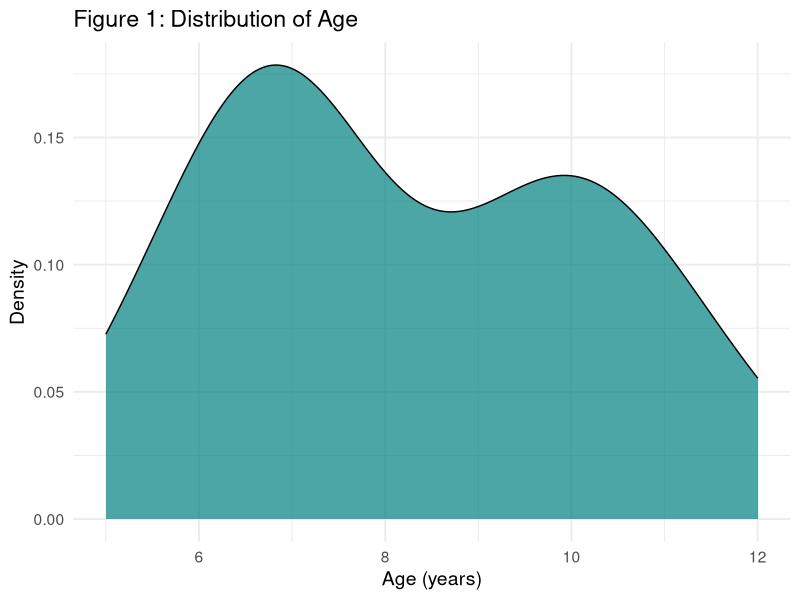
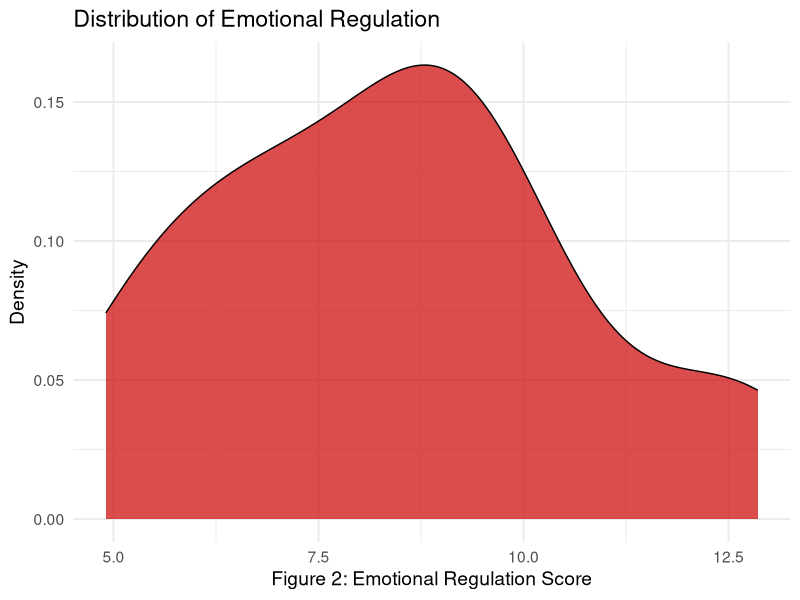
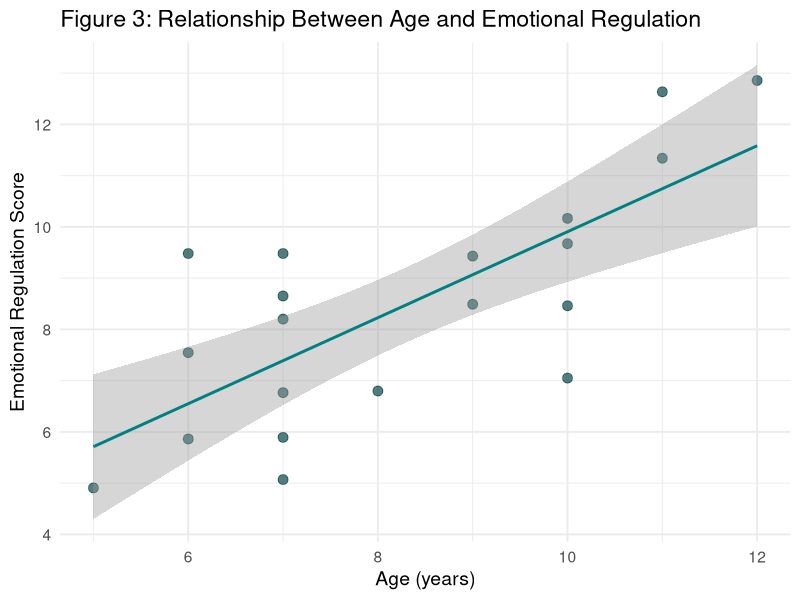
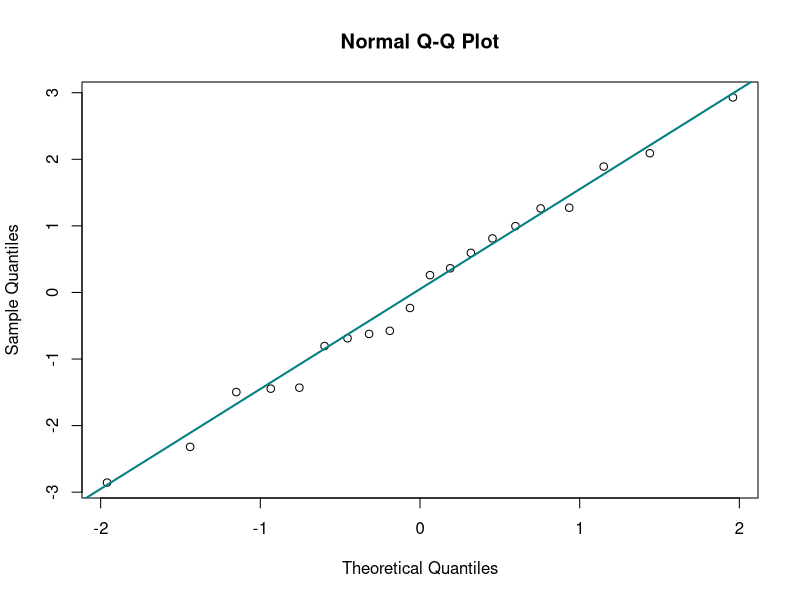

Write the R code that produced these figures, in order.
## ---- chunk 1
knitr::opts_chunk$set(echo = TRUE)

# Load required packages
library(tidyverse)

# load required dats 
dev_data <- read_csv("dev_data.csv")
## ---- chunk 2

hello <- "Hello" 

# new variable 
# data tidy - remove NAs 

## ---- chunk 3
# Summary table of the two main variables
dev_data %>%
  summarise(
    Mean_Age = mean(age),
    SD_Age = sd(age),
    Mean_ER = mean(emotional_regulation),
    SD_ER = sd(emotional_regulation),
  ) %>%
  knitr::kable(
    digits = 2,
    caption = "Descriptive statistics"
  )
## ---- chunk 4
# ⃣ Density plot of Age
ggplot(dev_data, aes(x = age)) +
  geom_density(fill = "#008080", alpha = 0.7) +
  labs(x = "Age (years)", y = "Density", title = "Figure 1: Distribution of Age") +
  theme_minimal(base_size = 14)

# ⃣ Density plot of Emotional Regulation
ggplot(dev_data, aes(x = emotional_regulation)) +
  geom_density(fill = "#cc0000", alpha = 0.7) +
  labs(x = "Figure 2: Emotional Regulation Score", y = "Density", title = "Distribution of Emotional Regulation") +
  theme_minimal(base_size = 14)
## ---- chunk 5
# Fit linear regression model
model <- lm(emotional_regulation ~ age, data = dev_data)

# Create a simple coefficients table and round numbers
coef_table <- as.data.frame(round(summary(model)$coefficients, 2))

# Show the table
coef_table

## ---- chunk 6
# Scatter plot of Age vs Emotional Regulation
ggplot(dev_data, aes(x = age, y = emotional_regulation)) +
  geom_point(color = "#0b4545", size = 3, alpha = 0.7) +
  geom_smooth(method = "lm", color = "#008080", se = TRUE) +
  labs(x = "Age (years)", y = "Emotional Regulation Score",
       title = "Figure 3: Relationship Between Age and Emotional Regulation") +
  theme_minimal(base_size = 14)
## ---- chunk 7
qqnorm(residuals(model))
qqline(residuals(model), col = "#008080", lwd = 2)
